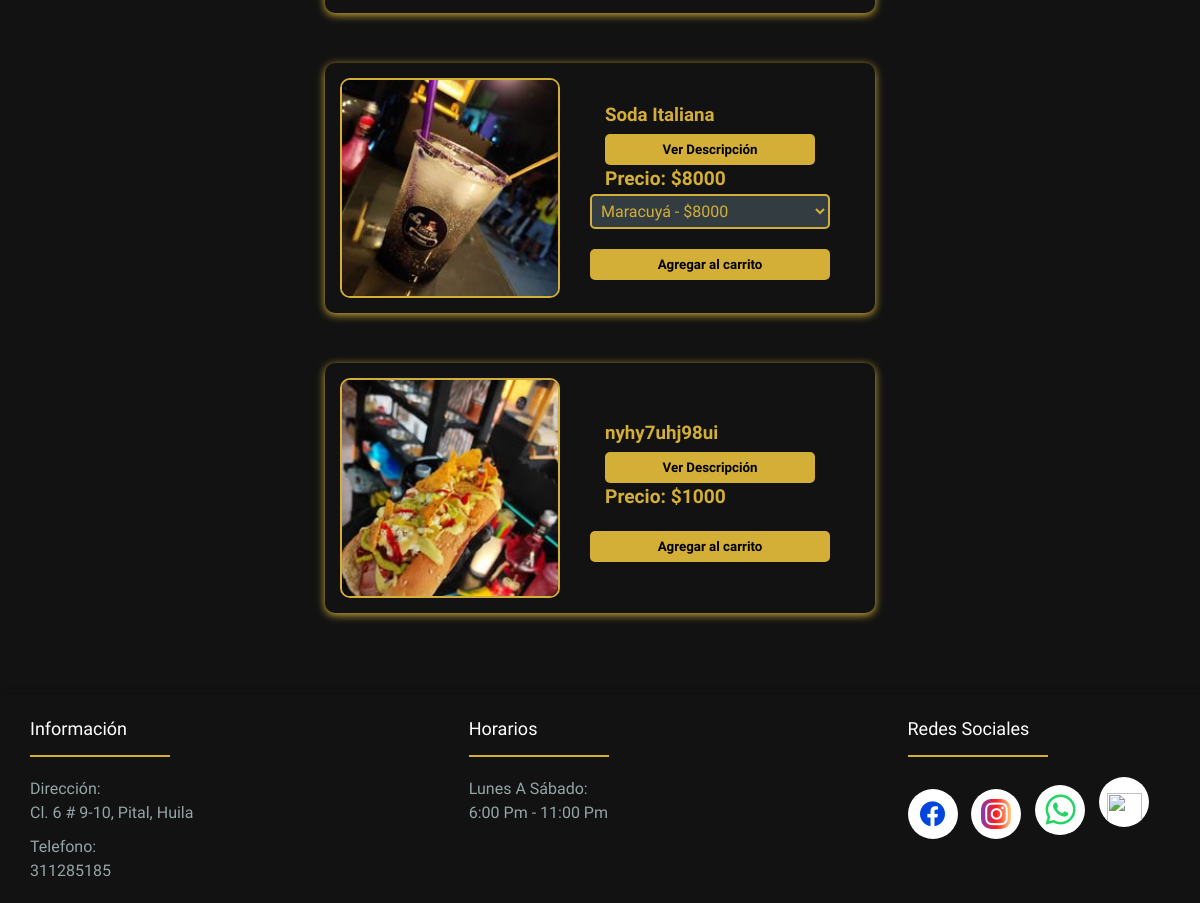
/productos/ (lower part), run on an earlier commit of the app's database.
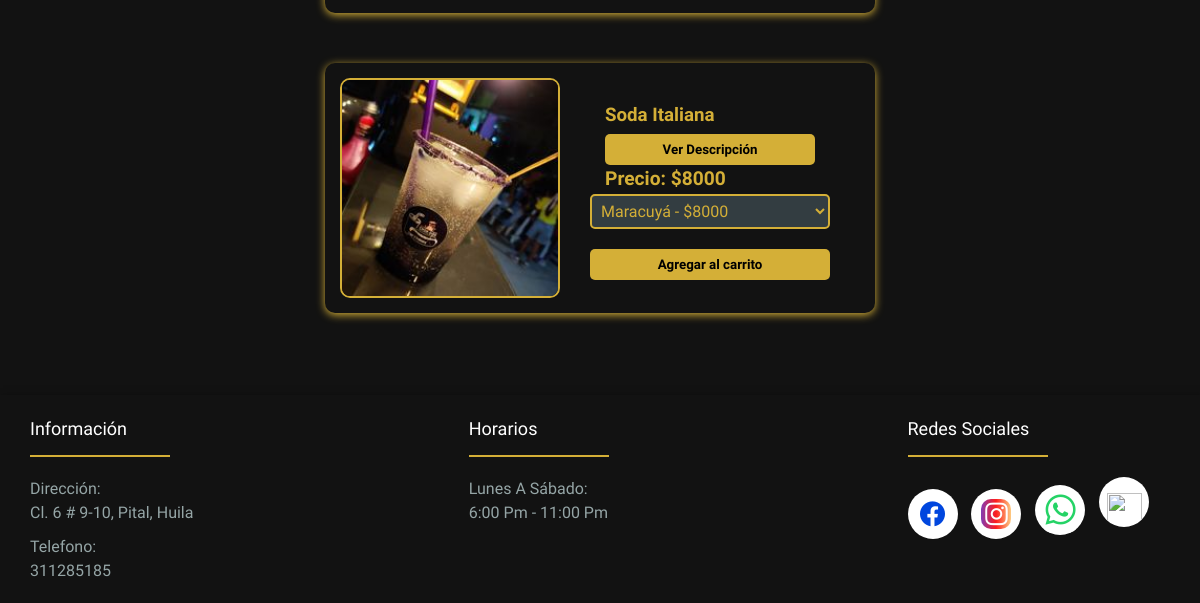
And on a later commit of the database.
### comida/models.py (models this page shows, shortened)
class Producto(models.Model):
    TIPOS_PRODUCTO = [
        ('personalizable', 'Personalizable'),
        ('sabores', 'Con Sabores'),
        ('simple', 'Simple'),
        ('bebida', 'Bebida'),
    ]
    imagen = models.ImageField(upload_to='productos')
    nombre = models.CharField(max_length=200)
    descripcion = models.TextField()
    imagen_descripcion = models.ImageField(upload_to='productos/', blank=True, null=True)
    precio = models.DecimalField(max_digits=10, decimal_places=0)
    fecha_creacion = models.DateField(auto_now_add=True)
    tipo = models.CharField(max_length=20, choices=TIPOS_PRODUCTO)
    ingredientes = models.ManyToManyField(Ingrediente, related_name="productos", blank=True)
    sabores = models.ManyToManyField(Sabor, blank=True)

### comida/views.py (the view)
# urls.py: path("productos/", lista_productos, name="productos"),
def lista_productos(request):
    productos = Producto.objects.all()  # Obtener productos
    return render(request, "productos.html", {"productos": productos})

### comida/templates/productos.html (shortened to what this page needs)
{% extends 'base.html' %}
{% load static %}
{% block content %}
<link rel="stylesheet" href="{% static 'productos.css' %}">
<div class="prod">
    <div class="conten">
        <div class="menu-con">
            {% for product in productos %}
                <div class="food-item">
                    <img src="{{ product.imagen.url }}" alt="{{ product.nombre }}">
                    <div class="desc">
                        <div class="details">
                            <h3>{{ product.nombre }}</h3>
                            <button class="btn-descripcion" onclick="openModal('descripcion{{ product.id }}')">Ver Descripción</button><br>
                            <span class="price">Precio: ${{ product.precio }}</span>
                        </div>
                        {% if product.tipo == "personalizable" %}
                        <button class="btn-per" onclick="openModal('modal{{ product.id }}')">Armalo a tu Gusto</button>
                        <div id="modal{{ product.id }}" class="modal">
                            <div class="modal-content" id="ingred">
                                <span class="close" onclick="closeModal('modal{{ product.id }}')">&times;</span>
                                <h2>Personaliza tu {{ product.nombre }}</h2>
                                <p>Selecciona los ingredientes:</p>
                                <div class="ingredient-grid">
                                    {% for ingrediente in product.ingredientes.all %}
                                        <label class="ingredient-option" onclick="toggleIngredient(this)">
                                            <input type="checkbox" value="{{ ingrediente.nombre }}" class="ingrediente-checkbox">
                                            {{ ingrediente.nombre }}
                                        </label>
                                    {% empty %}
                                        <p>No hay ingredientes disponibles para este producto.</p>
                                    {% endfor %}
                                </div>
                                <button class="agregar-carrito"
                                    data-id="{{ product.id }}"
                                    data-nombre="{{ product.nombre }}"
                                    data-precio="{{ product.precio }}">
                                    Agregar al carrito
                                </button>
                            </div>
                        </div>
                        {% elif product.tipo == "sabores" %}
                            <select class="opcion-sabor" data-id="{{ product.id }}">
                                {% for sabor in product.sabores.all %}
                                    <option value="{{ sabor.nombre }}">{{ sabor.nombre }} - ${{ product.precio }}</option>
                                {% endfor %}
                            </select>
                            <button class="agregar-carrito"
                                data-id="{{ product.id }}"
                                data-nombre="{{ product.nombre }}"
                                data-precio="{{ product.precio }}">
                                Agregar al carrito
                            </button>
                        {% elif product.tipo == "simple" %}
                        <button class="agregar-carrito"
                            data-id="{{ product.id }}"
                            data-nombre="{{ product.nombre }}"
                            data-precio="{{ product.precio }}">
                            Agregar al carrito
                        </button>
                        {% endif %}
                    </div>
                </div>
            {% endfor %}
        </div>
    </div>
</div>
{% endblock %}

What changed in the data, as far as the page shows it:
removed Producto: imagen (picture), nombre "nyhy7uhj98ui", precio "1000"
